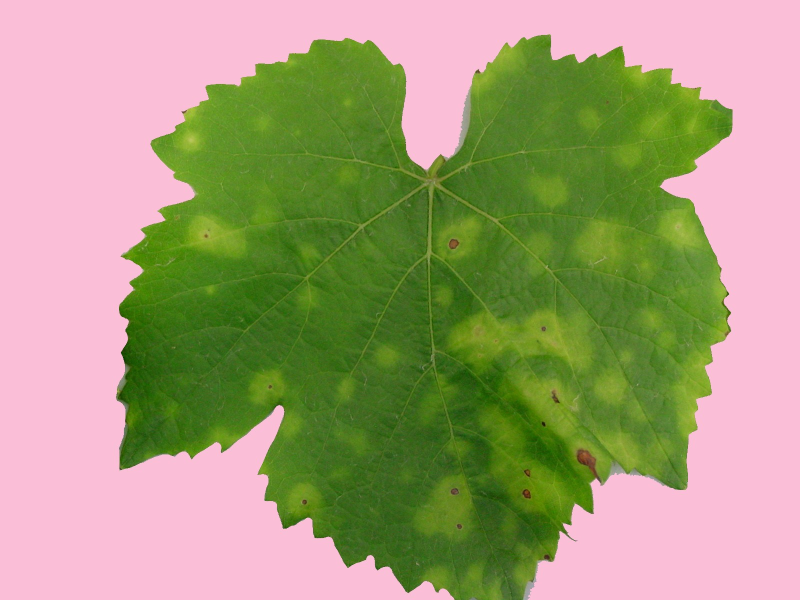
#> input picture slike/vl0.jpg, 1600 x 1200 px (shown at 1/2 size); its folder holds 4 pictures in this run
$ python main.py   (Python 2 division)   (older library calls are emulated)
#> lines starting #> are read from the running program, lines starting #| are printed output that depends on the picture; after the words box and inside, x2 and y2 are one past the last pixel; in counts of white or black regions, pixels touching at a corner belong together
import matplotlib.pyplot as plt
import numpy as np
from skimage.io import imread
from skimage.color import rgb2gray
from skimage.filters import threshold_adaptive, threshold_otsu
from skimage.morphology import closing, disk, dilation
from skimage.measure import label, regionprops
import csv
import random
import math
import operator
import cv2

file = open('podaciUkupno.csv', 'w')
fileRS = open('podaciRS.csv', 'w')
fileES = open('podaciES.csv', 'w')
fileRE = open('podaciRE.csv', 'w')
# 'hwratio,eccentricity,solidity,species'
txt_to_write_ukupno = []
txt_to_write_ES = []
txt_to_write_RS = []
txt_to_write_RE = []
brojVl = 13
brojKr = 13


# [7 lines left out: function draw_regions, not called in this run]


def skup1():
    for i in range(0, brojKr + brojVl):
        if i <= brojVl - 1:
            img = imread('slike/vl' + i.__str__() + '.jpg')
#> img is the input picture: shape (1200, 1600, 3); mean R, G, B 162.6, 156.7, 119.2
            vrsta = 0
        else:
            img = imread('slike/kr' + i.__str__() + '.jpg')
            vrsta = 1
        hsl, wsl = img.shape[:2]
#> hsl = 1200; wsl = 1600
        imgGray = rgb2gray(img)
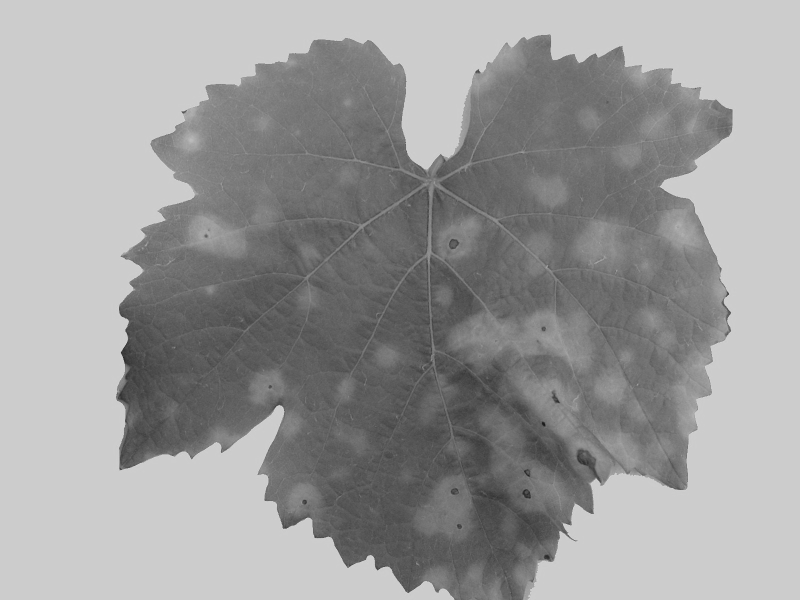
#> imgGray: shape (1200, 1600) float64 (shown at 1/2 size); min 0.0731, max 0.875, mean 0.609
        thresh = threshold_otsu(imgGray)
#> thresh = 0.613
        imgThreshold = imgGray <= thresh
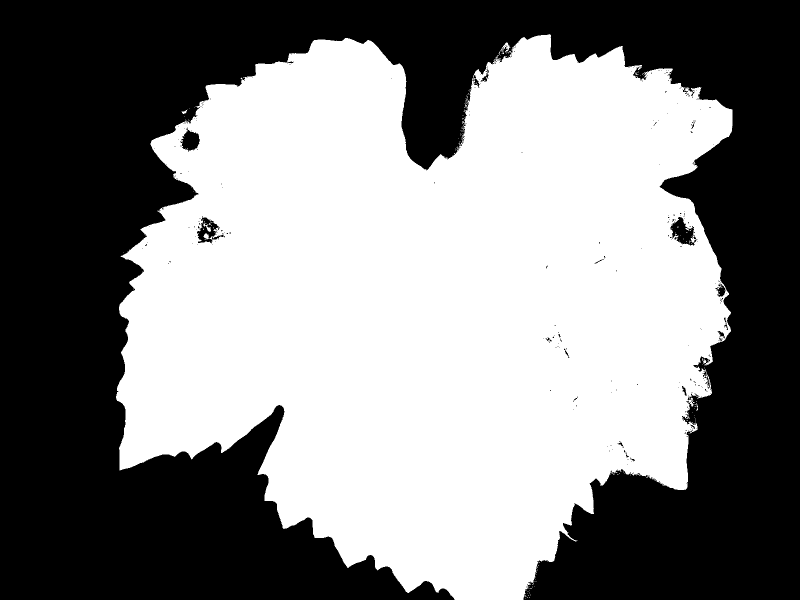
#> imgThreshold: shape (1200, 1600) bool (shown at 1/2 size); 51.8% white; 294 black regions (275 under 20 px), largest, box (x1, y1, x2, y2) and area: (0, 0, 1600, 1200) 919297, (1341, 434, 1395, 491) 1551, (394, 432, 450, 487) 1224
    #    ret, imgThreshold = cv2.threshold(imgGray, thresh, 255, cv2.THRESH_BINARY)
    # imgTreshold = 1 - threshold_adaptive(imgGray, block_size=75, offset=0.04)
        str_elem = disk(9)
        imgClosed = closing(imgThreshold, str_elem)
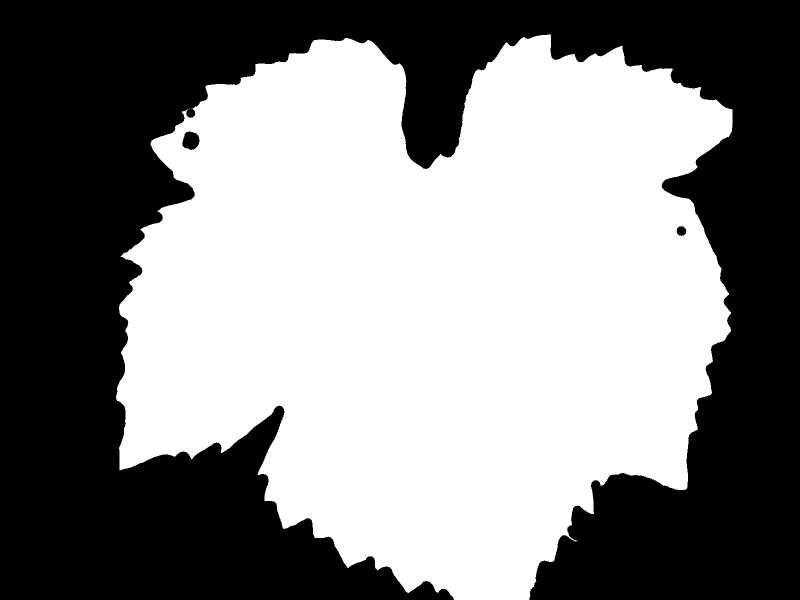
#> imgClosed: shape (1200, 1600) bool (shown at 1/2 size); 52.3% white; 3 black regions
        imgClosed2 = closing(imgClosed, str_elem)
    #    if i == 2:
    #        plt.imshow(imgClosed2, 'gray')
    #        plt.show()
        labeledImg = label(imgClosed2)
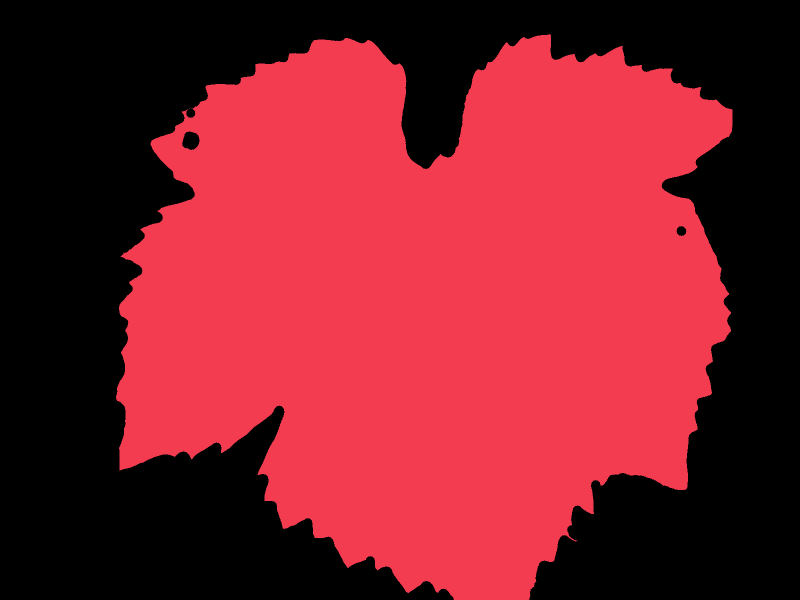
#> labeledImg: shape (1200, 1600) int32 (shown at 1/2 size); 3 distinct labels, from 0 to 2; one colour per label, 0 black
        regions = regionprops(labeledImg)
#> regions = 2 regions; box (x1, y1, x2, y2) and area: (232, 68, 1465, 1200) 1004931, (378, 217, 379, 218) 1
        # print('Regioni:{}'.format(len(regions)))
        regions_vineleaf = []
        regions_krompir = []

        for region in regions:
            bbox = region.bbox
            h = bbox[2] - bbox[0]
            w = bbox[3] - bbox[1]
            ratio = float(h) / w
            if ratio < 1.1:
                if h > hsl / 2 and w > wsl / 2:
                    regions_vineleaf.append(region)
                    newlineUkupno = str(ratio) + ',' + str(region.eccentricity) + ',' + str(region.solidity) + ',' + str(vrsta)
                    newlineES = str(region.eccentricity) + ',' + str(region.solidity) + ',' + str(vrsta)
                    newlineRS = str(ratio) + ',' + str(region.solidity) + ',' + str(vrsta)
                    newlineRE = str(region.eccentricity) + ',' + str(ratio) + ',' + str(vrsta)
                    if i == 0:
                        txt_to_write_ukupno.append(newlineUkupno)
                        txt_to_write_ES.append(newlineES)
                        txt_to_write_RS.append(newlineRS)
                        txt_to_write_RE.append(newlineRE)
                    else:
                        txt_to_write_ukupno.append('\n' + newlineUkupno)
                        txt_to_write_ES.append('\n' + newlineES)
                        txt_to_write_RS.append('\n' + newlineRS)
                        txt_to_write_RE.append('\n' + newlineRE)
            else:
                if h > hsl / 2:
                    regions_krompir.append(region)
                    newlineUkupno = str(ratio) + ',' + str(region.eccentricity) + ',' + str(region.solidity) + ',' + str(
                        vrsta)
                    newlineES = str(region.eccentricity) + ',' + str(region.solidity) + ',' + str(vrsta)
                    newlineRS = str(ratio) + ',' + str(region.solidity) + ',' + str(vrsta)
                    newlineRE = str(region.eccentricity) + ',' + str(ratio) + ',' + str(vrsta)
                    txt_to_write_ukupno.append('\n' + newlineUkupno)
                    txt_to_write_ES.append('\n' + newlineES)
                    txt_to_write_RS.append('\n' + newlineRS)
                    txt_to_write_RE.append('\n' + newlineRE)
#> this loop made 2 passes
#> (bbox, h, w, ratio, newlineES, newlineRS, newlineRE) on pass 1: ((68, 232, 1200, 1465), 1132, 1233, 0.918, '0.4910559555714949,0.8614526202816157,0', '0.9180859691808597,0.8614526202816157,0', '0.4910559555714949,0.9180859691808597,0')
#> (bbox, h, w, ratio) on pass 2: ((217, 378, 218, 379), 1, 1, 1)
#> after the loop, regions_krompir = []; regions_vineleaf = 1 regions; box (x1, y1, x2, y2) and area: (232, 68, 1465, 1200) 1004931; txt_to_write_ES = ['0.4910559555714949,0.8614526202816157,0']; txt_to_write_RE = ['0.4910559555714949,0.9180859691808597,0']; txt_to_write_RS = ['0.9180859691808597,0.8614526202816157,0']; txt_to_write_ukupno = 1 item
#> pass 2 of the loop in skup1, `for i in range(0, brojKr + brojVl):`:
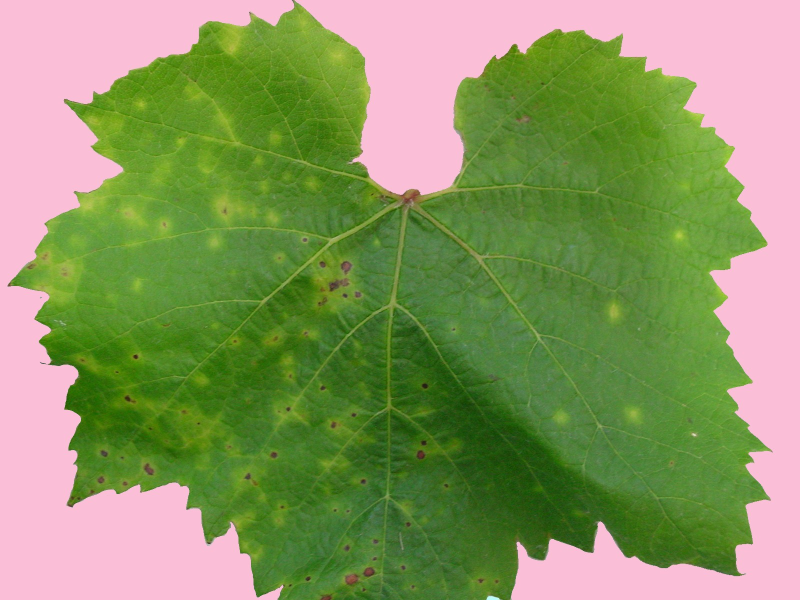
#> input picture slike/vl1.JPG, 1600 x 1200 px, found by its file name (shown at 1/2 size)
#> in skup1, img is the input picture: shape (1200, 1600, 3); mean R, G, B 137.5, 150.5, 97.6
#> thresh = 0.62
#> in skup1, `imgThreshold = imgGray <= thresh`:
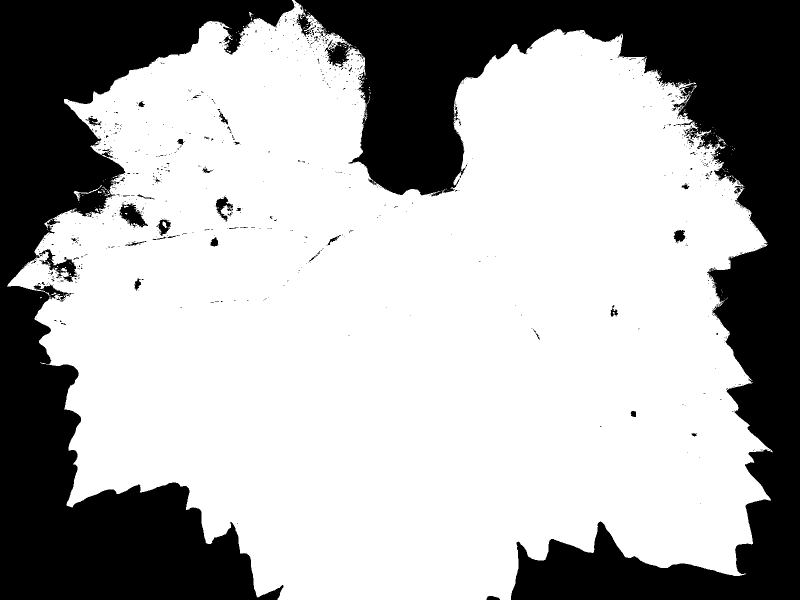
#> imgThreshold: shape (1200, 1600) bool (shown at 1/2 size); 66.7% white; 875 black regions (829 under 20 px), largest, box (x1, y1, x2, y2) and area: (589, 0, 1600, 1200) 346802, (0, 0, 589, 1200) 283651, (239, 407, 296, 455) 1400
#> imgClosed: shape (1200, 1600) bool; 67.9% white; 4 black regions
#> in skup1, `labeledImg = label(imgClosed2)`:
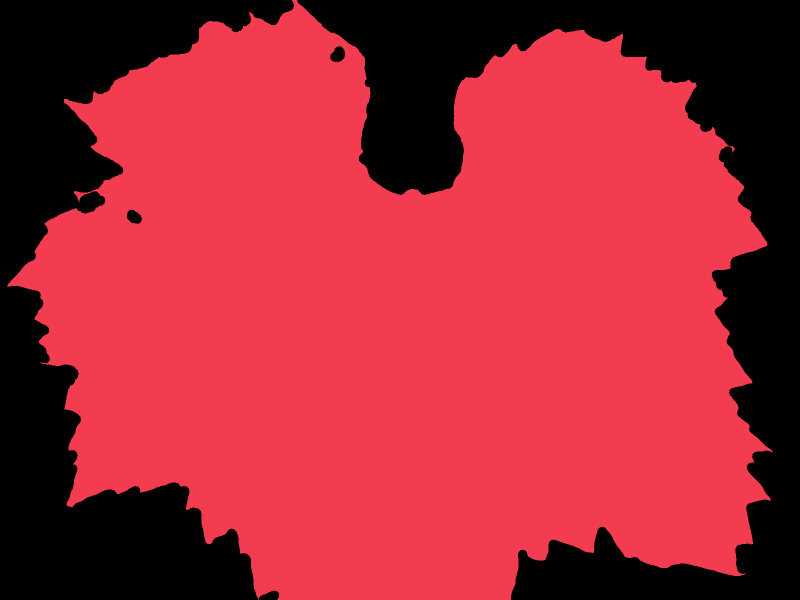
#> labeledImg: shape (1200, 1600) int32 (shown at 1/2 size); 4 distinct labels, from 0 to 3; one colour per label, 0 black
#> regions = 3 regions; box (x1, y1, x2, y2) and area: (15, 0, 1545, 1200) 1304143, (1462, 309, 1463, 310) 1, (158, 404, 159, 405) 1
#> the loop in skup1, `for region in regions:` made 3 passes
#> (bbox, h, w, ratio, newlineES, newlineRS, newlineRE) on pass 1: ((0, 15, 1200, 1545), 1200, 1530, 0.784, '0.6502279695973702,0.8349416789322626,0', '0.7843137254901961,0.8349416789322626,0', '0.6502279695973702,0.7843137254901961,0')
#> after the loop in skup1, `for region in regions:`: regions_vineleaf = 1 regions; box (x1, y1, x2, y2) and area: (15, 0, 1545, 1200) 1304143; txt_to_write_ES = 2 items

    file.writelines(txt_to_write_ukupno)
    fileES.writelines(txt_to_write_ES)
    fileRE.writelines(txt_to_write_RE)
    fileRS.writelines(txt_to_write_RS)
    file.close()
    fileRS.close()
    fileRE.close()
    fileES.close()


# [129 lines left out: functions flavia, load_dataset, euclidean_distance, get_neighbors, get_response, get_accuracy, not called in this run]


def main():
    skup1()
    skup = 0

    trainingSet = []
    testSet = []
    # split = 0.67
    load_dataset('podaciUkupno.csv', skup, trainingSet, testSet)
    print 'Trening set: ' + repr(len(trainingSet))  # broj training podataka
    print 'Test set: ' + repr(len(testSet))  # broj test podataka
    predictionsForK = []
    k = 1
    for x in range(len(testSet)):
        neighbors = get_neighbors(trainingSet, testSet[x], k)
    #    result = []
        result = get_response(neighbors)
    #   niz predvidjanja
        predictionsForK.append(result)
        print('> dobijena vrednost')
    #    for y in range(len(result)):
        print '>>'+repr(result)
        print('>>>>> stvarna vrednost=' + repr(testSet[x][-1]))
    accuracy = get_accuracy(testSet, predictionsForK)
    print('Procenat tacnosti prepoznavanja vrste biljke za sve osobine je: ' + repr(accuracy) + '%')

    trainingSet = []
    testSet = []
    load_dataset('podaciES.csv', skup, trainingSet, testSet)
    print 'Trening set: ' + repr(len(trainingSet))  # broj training podataka
    print 'Test set: ' + repr(len(testSet))  # broj test podataka
    predictionsForKES = []
    k = 1
    for x in range(len(testSet)):
        neighbors = get_neighbors(trainingSet, testSet[x], k)
        #    result = []
        result = get_response(neighbors)
        #   niz predvidjanja
        predictionsForKES.append(result)
        print('> dobijena vrednost')
        #    for y in range(len(result)):
        print '>>' + repr(result)
        print('>>>>> stvarna vrednost=' + repr(testSet[x][-1]))
    accuracy = get_accuracy(testSet, predictionsForKES)
    print('Procenat tacnosti prepoznavanja vrste biljke za ekscentricitet i solidnost je: ' + repr(accuracy) + '%')

    trainingSet = []
    testSet = []
    load_dataset('podaciRE.csv', skup, trainingSet, testSet)
    print 'Trening set: ' + repr(len(trainingSet))  # broj training podataka
    print 'Test set: ' + repr(len(testSet))  # broj test podataka
    predictionsForKRE = []
    k = 1
    for x in range(len(testSet)):
        neighbors = get_neighbors(trainingSet, testSet[x], k)
        #    result = []
        result = get_response(neighbors)
        #   niz predvidjanja
        predictionsForKRE.append(result)
        print('> dobijena vrednost')
        #    for y in range(len(result)):
        print '>>' + repr(result)
        print('>>>>> stvarna vrednost=' + repr(testSet[x][-1]))
    accuracy = get_accuracy(testSet, predictionsForKRE)
    print('Procenat tacnosti prepoznavanja vrste biljke za ratio i ekscentricitet je: ' + repr(accuracy) + '%')

    trainingSet = []
    testSet = []
    load_dataset('podaciRS.csv', skup, trainingSet, testSet)
    print 'Trening set: ' + repr(len(trainingSet))  # broj training podataka
    print 'Test set: ' + repr(len(testSet))  # broj test podataka
    predictionsForKRS = []
    k = 1
    for x in range(len(testSet)):
        neighbors = get_neighbors(trainingSet, testSet[x], k)
        #    result = []
        result = get_response(neighbors)
        #   niz predvidjanja
        predictionsForKRS.append(result)
        print('> dobijena vrednost')
        #    for y in range(len(result)):
        print '>>' + repr(result)
        print('>>>>> stvarna vrednost=' + repr(testSet[x][-1]))
    accuracy = get_accuracy(testSet, predictionsForKRS)
    print('Procenat tacnosti prepoznavanja vrste biljke za ratio i solidnost je: ' + repr(accuracy) + '%')


#> (the run stopped early here; a loop or call above may not have finished)
